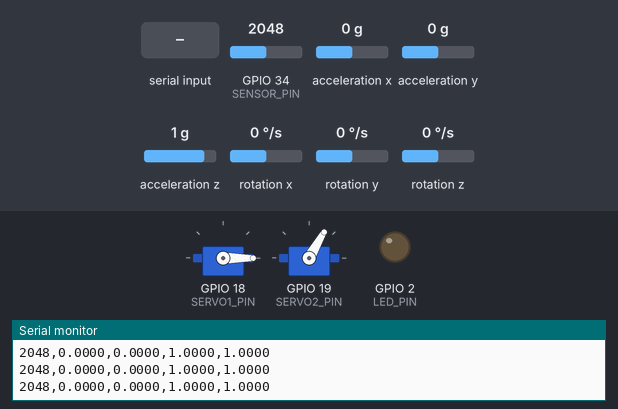
The sketch below on a simulated ESP32. On the bench: 2 × servo, output pins drawn as LEDs (lit = HIGH), the last lines printed to the serial monitor. Wiring (inferred from the names in the program): MPU-6050 motion sensor at I2C address 0x68. The inputs (shaded band) are chosen by the test bench; at power-on: GPIO 34 (SENSOR_PIN) = 2048, acceleration x 0 g, acceleration y 0 g, acceleration z 1 g, rotation x 0 °/s, rotation y 0 °/s, rotation z 0 °/s (analog values on the 0–4095 scale).

Above: at 2.2 s.
2.3 s: "1" received over Serial
At 3.5 s:
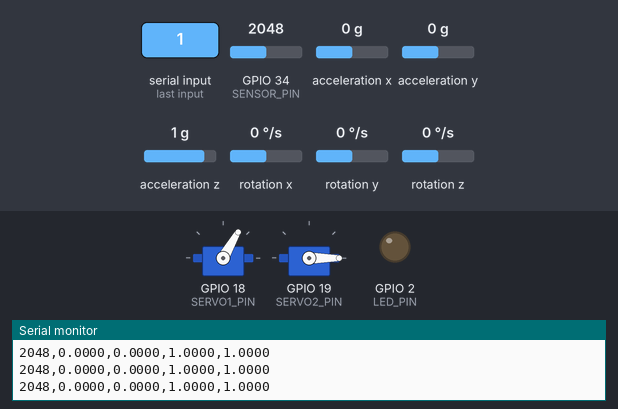
4.1 s: GPIO 34 (SENSOR_PIN) set to 2170
6.8 s: GPIO 34 (SENSOR_PIN) set to 2264
At 7.9 s:
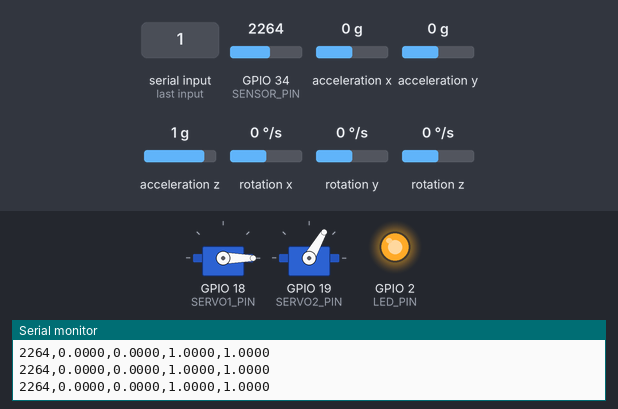
8.3 s: "1" received over Serial
At 9.2 s:
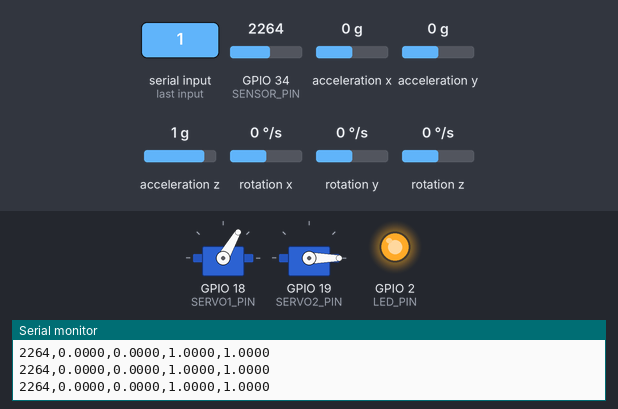
10.1 s: GPIO 34 (SENSOR_PIN) set to 2160
At 11.45 s:
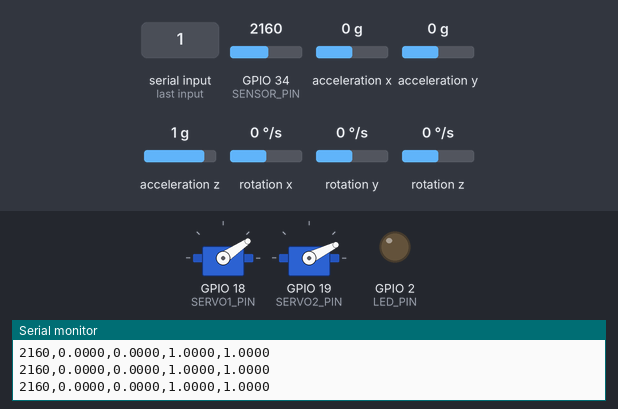
13.1 s: GPIO 34 (SENSOR_PIN) set to 2240
At 13.6 s:
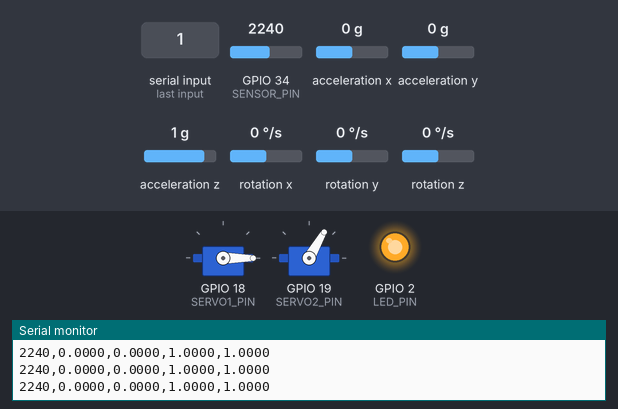
Timing chart, 0 to 15.6 s (numbered marks = the images above; inputs shaded):
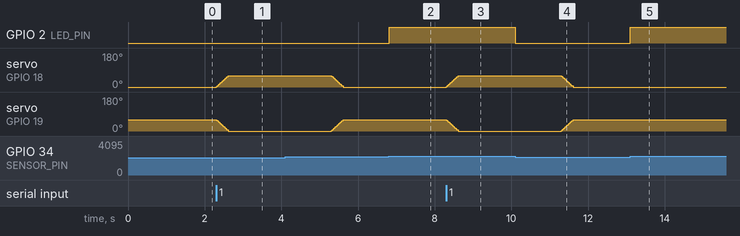

Measured:
- the behaviour switches between 2200 and 2201 on GPIO 34 (SENSOR_PIN) (found by bisection; images 1 and 2)
- after the input at 2.3 s, servo on GPIO 18 (SERVO1_PIN): moves from 0° to 60° over 0.31 s, starting at once; servo on GPIO 19 (SERVO2_PIN): moves from 60° to 0° over 0.31 s, starting at once
- after the input at 6.8 s, GPIO 2 (LED_PIN): LOW → HIGH at once
- after the input at 8.3 s, servo on GPIO 18 (SERVO1_PIN): moves from 0° to 60° over 0.31 s, starting at once; servo on GPIO 19 (SERVO2_PIN): moves from 60° to 0° over 0.31 s, starting at once
- after the input at 10.1 s, GPIO 2 (LED_PIN): HIGH → LOW at once
- after the input at 13.1 s, GPIO 2 (LED_PIN): LOW → HIGH at once

The sketch:

esp32_code.ino
```cpp
// TREMORGUARD firmware - copy of "Final paper edits/MPU6050/MPU6050.ino".
// Only change: optional SEND_GYRO output (off by default, so the serial format
// stays EMG,AX,AY,AZ,MAG and the original combine.py keeps working).

#include <Wire.h>
#include <math.h>
#include <ESP32Servo.h>

//  EMG
#define SENSOR_PIN 34
#define LED_PIN 2

//  MPU6050
#define MPU 0x68

//  SETTINGS
#define BAUD_RATE 115200
#define SAMPLE_RATE 100
#define SAMPLE_INTERVAL (1000000UL / SAMPLE_RATE)
#define THRESHOLD 2200

//  SERVO 1: GPIO 18
#define SERVO1_PIN 18
#define SERVO1_REST 0
#define SERVO1_ENGAGED 60

//  SERVO 2: GPIO 19
#define SERVO2_PIN 19
#define SERVO2_REST 60
#define SERVO2_ENGAGED 0

//  SERVO SETTINGS
#define SERVO_STEP 2.0
#define FAILSAFE_MS 3000

//  OPTIONAL GYRO OUTPUT
// Uncomment to append GX,GY,GZ (deg/s) to every line:
//   EMG,AX,AY,AZ,MAG,GX,GY,GZ
// The dashboard accepts both formats. The original combine.py needs exactly 5 fields.
// #define SEND_GYRO

//  OPTIONAL STABILIZATION
// Uncomment to enable stabilization mode
// #define MODE_STABILIZE

#define STAB_GAIN 1.0
#define STAB_STEP 10.0
#define COMP_ALPHA 0.98

//  TIMING
unsigned long lastSampleTime = 0;
unsigned long lastCmdTime = 0;

//  MPU VARIABLES
int16_t ax, ay, az, gx, gy, gz;

//  SERVOS
Servo servo1;
Servo servo2;

bool suppress = false;

float servo1Pos = SERVO1_REST;
float servo2Pos = SERVO2_REST;

// Tilt angle
float angle = 0.0;

//  READ 16-BIT VALUE
int16_t read16() {
  uint16_t hi = (uint8_t)Wire.read();
  uint16_t lo = (uint8_t)Wire.read();

  return (int16_t)((hi << 8) | lo);
}

//  SETUP
void setup() {
  Serial.begin(BAUD_RATE);

  // LED
  pinMode(LED_PIN, OUTPUT);
  digitalWrite(LED_PIN, LOW);

  // ESP32 ADC
  analogReadResolution(12);

  //  SERVO INITIALIZATION
  servo1.setPeriodHertz(50);
  servo1.attach(SERVO1_PIN, 500, 2400);
  servo1.write(SERVO1_REST);

  servo2.setPeriodHertz(50);
  servo2.attach(SERVO2_PIN, 500, 2400);
  servo2.write(SERVO2_REST);

  servo1Pos = SERVO1_REST;
  servo2Pos = SERVO2_REST;

  //  I2C INITIALIZATION
  Wire.begin(21, 22);

  // Wake up MPU6050
  Wire.beginTransmission(MPU);
  Wire.write(0x6B);
  Wire.write(0x00);
  Wire.endTransmission(true);

  delay(1000);

  lastCmdTime = millis();
  lastSampleTime = micros();

  Serial.println("SYSTEM READY");
}

//  MAIN LOOP
void loop() {

  // 0. SERIAL COMMANDS FROM PYTHON
  // '1' = engage
  // '0' = release
  while (Serial.available() > 0) {
    char c = Serial.read();

    if (c == '1') {
      suppress = true;
      lastCmdTime = millis();
    }
    else if (c == '0') {
      suppress = false;
      lastCmdTime = millis();
    }
  }

  // Failsafe: release if commands stop arriving
  if (millis() - lastCmdTime > FAILSAFE_MS) {
    suppress = false;
  }

  // SAMPLE TIMING
  unsigned long currentTime = micros();

  if (currentTime - lastSampleTime < SAMPLE_INTERVAL) {
    return;
  }

  lastSampleTime = currentTime;

  // 1. READ EMG
  int emgVal = analogRead(SENSOR_PIN);

  // 2. READ MPU6050
  // Read 14 bytes starting at register 0x3B
  Wire.beginTransmission(MPU);
  Wire.write(0x3B);

  if (Wire.endTransmission(false) != 0) {
    return;
  }

  uint8_t bytesReceived = Wire.requestFrom(MPU, (uint8_t)14, (uint8_t)true);

  // Process sensor data only if all 14 bytes arrive
  if (bytesReceived != 14 || Wire.available() < 14) {
    while (Wire.available() > 0) {
      Wire.read();
    }
    return;
  }

  ax = read16();
  ay = read16();
  az = read16();

  read16();       // Temperature
  gx = read16();  // Gyroscope X

  gy = read16();  // Gyroscope Y
  gz = read16();  // Gyroscope Z

  // 3. CONVERT ACCELEROMETER VALUES
  float ax_g = ax / 16384.0f;
  float ay_g = ay / 16384.0f;
  float az_g = az / 16384.0f;

  // Acceleration magnitude
  float mag = sqrtf(
    ax_g * ax_g +
    ay_g * ay_g +
    az_g * az_g
  );

  // 4. TILT ANGLE: COMPLEMENTARY FILTER
  const float dt = 1.0f / SAMPLE_RATE;

  float accAngle = atan2f(ay_g, az_g) * 180.0f / PI;
  float gyroRate = gx / 131.0f;

  angle = COMP_ALPHA * (angle + gyroRate * dt)
        + (1.0f - COMP_ALPHA) * accAngle;

  // 5. LED LOGIC
  digitalWrite(
    LED_PIN,
    (emgVal > THRESHOLD) ? HIGH : LOW
  );

  // 6. SERVO CONTROL
  // Independent target and position for each servo
  float target1 = SERVO1_REST;
  float target2 = SERVO2_REST;

  float step = SERVO_STEP;

  if (suppress) {
    #ifdef MODE_STABILIZE
      target1 = SERVO1_REST - angle * STAB_GAIN;
      target2 = SERVO2_REST + angle * STAB_GAIN;
      step = STAB_STEP;
    #else
      target1 = SERVO1_ENGAGED;
      target2 = SERVO2_ENGAGED;
    #endif
  }

  // Constrain each servo to its configured range
  target1 = constrain(
    target1,
    (float)min(SERVO1_REST, SERVO1_ENGAGED),
    (float)max(SERVO1_REST, SERVO1_ENGAGED)
  );

  target2 = constrain(
    target2,
    (float)min(SERVO2_REST, SERVO2_ENGAGED),
    (float)max(SERVO2_REST, SERVO2_ENGAGED)
  );

  // Smooth movement of servo 1
  if (servo1Pos < target1) {
    servo1Pos = fminf(servo1Pos + step, target1);
  }
  else if (servo1Pos > target1) {
    servo1Pos = fmaxf(servo1Pos - step, target1);
  }

  // Smooth movement of servo 2
  if (servo2Pos < target2) {
    servo2Pos = fminf(servo2Pos + step, target2);
  }
  else if (servo2Pos > target2) {
    servo2Pos = fmaxf(servo2Pos - step, target2);
  }

  // Write independent angles
  servo1.write(constrain((int)servo1Pos, 0, 180));
  servo2.write(constrain((int)servo2Pos, 0, 180));

  // 7. SERIAL OUTPUT
  // Format unchanged: EMG,AX,AY,AZ,MAG
  Serial.print(emgVal);
  Serial.print(",");

  Serial.print(ax_g, 4);
  Serial.print(",");

  Serial.print(ay_g, 4);
  Serial.print(",");

  Serial.print(az_g, 4);
  Serial.print(",");

#ifdef SEND_GYRO
  Serial.print(mag, 4);
  Serial.print(",");
  Serial.print(gx / 131.0f, 2);
  Serial.print(",");
  Serial.print(gy / 131.0f, 2);
  Serial.print(",");
  Serial.println(gz / 131.0f, 2);
#else
  Serial.println(mag, 4);
#endif
}
```
